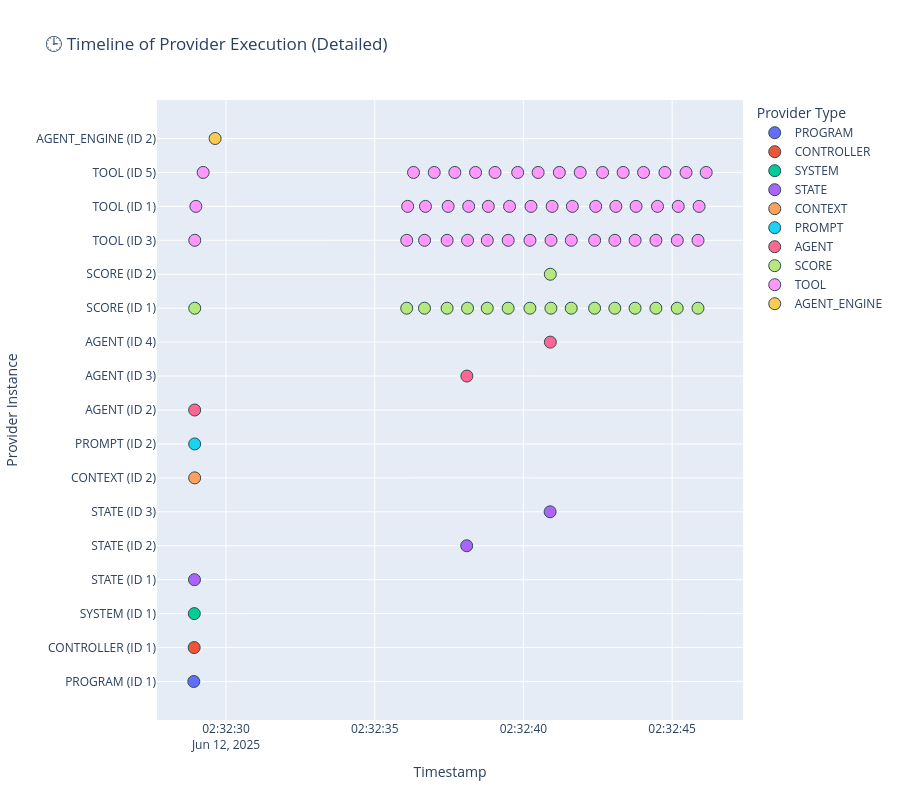

The notebook cell saved with this chart:
### Markdown cell above
### 🕒 Timeline of Provider Execution

This scatter plot displays a time-ordered trace of all provider invocations that occurred during the session.

#### 🧠 What this code does:
- Uses `plotly.express.scatter` to plot each row from `provider_log` based on its `timestamp` and `provider_type`.
- Each dot represents a single provider call.
- Hovering over a point reveals metadata: `provider_id`, `called_by_type`, `called_by_id`, and `latency_ms`.

#### 🔍 What you're observing:
- Execution begins at the top (`program`) and flows down through `controller`, `system`, `state`, and into `agent`, `score`, and `tool`.
- The **dense lower bands** (especially `tool` and `score`) indicate high-frequency, low-latency invocations.
- **Temporal clustering** shows how providers group during nested FSM transitions.
- You can use this view to:
  - Spot bottlenecks
  - Identify execution gaps
  - Debug step timing issues
  - Correlate structural vs runtime behavior

This chart complements the **Sankey diagram** by emphasizing *when* events happened rather than *how* they are structurally connected.

### Code cell
import plotly.express as px

# Step 1: Copy and create unique instance identifier
df_timeline = df.copy()
df_timeline["provider_label"] = df_timeline["provider_type"].astype(str).str.split(".").str[-1]
df_timeline["provider_instance"] = df_timeline.apply(
    lambda row: f"{row['provider_label']} (ID {row['provider_id']})", axis=1
)

# Step 2: Get vertical order (preserve call order)
instance_order = df_timeline.sort_values("timestamp")["provider_instance"].unique().tolist()

# Step 3: Plot
fig = px.scatter(
    df_timeline,
    x="timestamp",
    y=pd.Categorical(df_timeline["provider_instance"], categories=instance_order, ordered=True),
    color="provider_label",
    hover_data=["provider_id", "called_by_type", "called_by_id", "latency_ms"],
    title="🕒 Timeline of Provider Execution (Detailed)"
)

# Step 4: Visual tuning
fig.update_traces(marker=dict(size=12, line=dict(width=1, color="DarkSlateGrey")))
fig.update_layout(
    yaxis_title="Provider Instance",
    xaxis_title="Timestamp",
    legend_title="Provider Type",
    height=800
)

fig.show()

### Figure 1 — Plotly figure (JSON) as saved in the notebook; plotly's stock layout.template omitted (floating-point values rounded to 4 significant figures; data arrays with more than 128 entries replaced by an {"elided": "..."} marker saying what was removed)
{"data": [{"customdata": [[1, "PROVIDER_TYPE.SESSION", 1, 17639]], "hovertemplate": "provider_label=PROGRAM<br>timestamp=%{x}<br>y=%{y}<br>provider_id=%{customdata[0]}<br>called_by_type=%{customdata[1]}<br>called_by_id=%{customdata[2]}<br>latency_ms=%{customdata[3]}<extra></extra>", "legendgroup": "PROGRAM", "marker": {"color": "#636efa", "line": {"color": "DarkSlateGrey", "width": 1}, "size": 12, "symbol": "circle"}, "mode": "markers", "name": "PROGRAM", "orientation": "v", "showlegend": true, "type": "scatter", "x": ["2025-06-12T02:32:28.916679000"], "xaxis": "x", "y": ["PROGRAM (ID 1)"], "yaxis": "y"}, {"customdata": [[1, "PROVIDER_TYPE.PROGRAM", 1, 16233]], "hovertemplate": "provider_label=CONTROLLER<br>timestamp=%{x}<br>y=%{y}<br>provider_id=%{customdata[0]}<br>called_by_type=%{customdata[1]}<br>called_by_id=%{customdata[2]}<br>latency_ms=%{customdata[3]}<extra></extra>", "legendgroup": "CONTROLLER", "marker": {"color": "#EF553B", "line": {"color": "DarkSlateGrey", "width": 1}, "size": 12, "symbol": "circle"}, "mode": "markers", "name": "CONTROLLER", "orientation": "v", "showlegend": true, "type": "scatter", "x": ["2025-06-12T02:32:28.928654000"], "xaxis": "x", "y": ["CONTROLLER (ID 1)"], "yaxis": "y"}, {"customdata": [[1, "PROVIDER_TYPE.CONTROLLER", 1, 14809]], "hovertemplate": "provider_label=SYSTEM<br>timestamp=%{x}<br>y=%{y}<br>provider_id=%{customdata[0]}<br>called_by_type=%{customdata[1]}<br>called_by_id=%{customdata[2]}<br>latency_ms=%{customdata[3]}<extra></extra>", "legendgroup": "SYSTEM", "marker": {"color": "#00cc96", "line": {"color": "DarkSlateGrey", "width": 1}, "size": 12, "symbol": "circle"}, "mode": "markers", "name": "SYSTEM", "orientation": "v", "showlegend": true, "type": "scatter", "x": ["2025-06-12T02:32:28.933939000"], "xaxis": "x", "y": ["SYSTEM (ID 1)"], "yaxis": "y"}, {"customdata": [[1, "PROVIDER_TYPE.SYSTEM", 1, 9146], [2, "PROVIDER_TYPE.SYSTEM", 1, 2798], [3, "PROVIDER_TYPE.SYSTEM", 1, 1482]], "hovertemplate": "provider_label=STATE<br>timestamp=%{x}<br>y=%{y}<br>provider_id=%{customdata[0]}<br>called_by_type=%{customdata[1]}<br>called_by_id=%{customdata[2]}<br>latency_ms=%{customdata[3]}<extra></extra>", "legendgroup": "STATE", "marker": {"color": "#ab63fa", "line": {"color": "DarkSlateGrey", "width": 1}, "size": 12, "symbol": "circle"}, "mode": "markers", "name": "STATE", "orientation": "v", "showlegend": true, "type": "scatter", "x": ["2025-06-12T02:32:28.939939000", "2025-06-12T02:32:38.092723000", "2025-06-12T02:32:40.896893000"], "xaxis": "x", "y": ["STATE (ID 1)", "STATE (ID 2)", "STATE (ID 3)"], "yaxis": "y"}, {"customdata": [[2, "PROVIDER_TYPE.PROMPT", 2, 676]], "hovertemplate": "provider_label=CONTEXT<br>timestamp=%{x}<br>y=%{y}<br>provider_id=%{customdata[0]}<br>called_by_type=%{customdata[1]}<br>called_by_id=%{customdata[2]}<br>latency_ms=%{customdata[3]}<extra></extra>", "legendgroup": "CONTEXT", "marker": {"color": "#FFA15A", "line": {"color": "DarkSlateGrey", "width": 1}, "size": 12, "symbol": "circle"}, "mode": "markers", "name": "CONTEXT", "orientation": "v", "showlegend": true, "type": "scatter", "x": ["2025-06-12T02:32:28.945939000"], "xaxis": "x", "y": ["CONTEXT (ID 2)"], "yaxis": "y"}, {"customdata": [[2, "PROVIDER_TYPE.AGENT", 2, 680]], "hovertemplate": "provider_label=PROMPT<br>timestamp=%{x}<br>y=%{y}<br>provider_id=%{customdata[0]}<br>called_by_type=%{customdata[1]}<br>called_by_id=%{customdata[2]}<br>latency_ms=%{customdata[3]}<extra></extra>", "legendgroup": "PROMPT", "marker": {"color": "#19d3f3", "line": {"color": "DarkSlateGrey", "width": 1}, "size": 12, "symbol": "circle"}, "mode": "markers", "name": "PROMPT", "orientation": "v", "showlegend": true, "type": "scatter", "x": ["2025-06-12T02:32:28.945939000"], "xaxis": "x", "y": ["PROMPT (ID 2)"], "yaxis": "y"}, {"customdata": [[2, "PROVIDER_TYPE.STATE", 1, 7720], [3, "PROVIDER_TYPE.STATE", 2, 1376], [4, "PROVIDER_TYPE.STATE", 3, 12]], "hovertemplate": "provider_label=AGENT<br>timestamp=%{x}<br>y=%{y}<br>provider_id=%{customdata[0]}<br>called_by_type=%{customdata[1]}<br>called_by_id=%{customdata[2]}<br>latency_ms=%{customdata[3]}<extra></extra>", "legendgroup": "AGENT", "marker": {"color": "#FF6692", "line": {"color": "DarkSlateGrey", "width": 1}, "size": 12, "symbol": "circle"}, "mode": "markers", "name": "AGENT", "orientation": "v", "showlegend": true, "type": "scatter", "x": ["2025-06-12T02:32:28.945939000", "2025-06-12T02:32:38.099055000", "2025-06-12T02:32:40.904132000"], "xaxis": "x", "y": ["AGENT (ID 2)", "AGENT (ID 3)", "AGENT (ID 4)"], "yaxis": "y"}, {"customdata": [[1, "PROVIDER_TYPE.CONTEXT", 2, 668], [1, "PROVIDER_TYPE.AGENT", 2, 578], [1, "PROVIDER_TYPE.STATE", 1, 756], [1, "PROVIDER_TYPE.STATE", 1, 647], [1, "PROVIDER_TYPE.AGENT", 3, 659], [1, "PROVIDER_TYPE.AGENT", 3, 681], [1, "PROVIDER_TYPE.STATE", 2, 728], [1, "PROVIDER_TYPE.STATE", 2, 665], [2, "PROVIDER_TYPE.AGENT", 4, 5], [1, "PROVIDER_TYPE.STATE", 3, 678], [1, "PROVIDER_TYPE.STATE", 3, 763], [1, "PROVIDER_TYPE.SYSTEM", 1, 676], [1, "PROVIDER_TYPE.SYSTEM", 1, 666], [1, "PROVIDER_TYPE.CONTROLLER", 1, 697], [1, "PROVIDER_TYPE.CONTROLLER", 1, 702], [1, "PROVIDER_TYPE.PROGRAM", 1, 694], [1, "PROVIDER_TYPE.PROGRAM", 1, 679]], "hovertemplate": "provider_label=SCORE<br>timestamp=%{x}<br>y=%{y}<br>provider_id=%{customdata[0]}<br>called_by_type=%{customdata[1]}<br>called_by_id=%{customdata[2]}<br>latency_ms=%{customdata[3]}<extra></extra>", "legendgroup": "SCORE", "marker": {"color": "#B6E880", "line": {"color": "DarkSlateGrey", "width": 1}, "size": 12, "symbol": "circle"}, "mode": "markers", "name": "SCORE", "orientation": "v", "showlegend": true, "type": "scatter", "x": ["2025-06-12T02:32:28.947941000", "2025-06-12T02:32:36.075630000", "2025-06-12T02:32:36.673302000", "2025-06-12T02:32:37.433594000", "2025-06-12T02:32:38.120585000", "2025-06-12T02:32:38.783396000", "2025-06-12T02:32:39.485425000", "2025-06-12T02:32:40.217982000", "2025-06-12T02:32:40.904132000", "2025-06-12T02:32:40.924304000", "2025-06-12T02:32:41.607163000", "2025-06-12T02:32:42.392213000", "2025-06-12T02:32:43.072371000", "2025-06-12T02:32:43.753632000", "2025-06-12T02:32:44.454201000", "2025-06-12T02:32:45.170632000", "2025-06-12T02:32:45.869360000"], "xaxis": "x", "y": ["SCORE (ID 1)", "SCORE (ID 1)", "SCORE (ID 1)", "SCORE (ID 1)", "SCORE (ID 1)", "SCORE (ID 1)", "SCORE (ID 1)", "SCORE (ID 1)", "SCORE (ID 2)", "SCORE (ID 1)", "SCORE (ID 1)", "SCORE (ID 1)", "SCORE (ID 1)", "SCORE (ID 1)", "SCORE (ID 1)", "SCORE (ID 1)", "SCORE (ID 1)"], "yaxis": "y"}, {"customdata": {"elided": "48x4 mixed values"}, "hovertemplate": "provider_label=TOOL<br>timestamp=%{x}<br>y=%{y}<br>provider_id=%{customdata[0]}<br>called_by_type=%{customdata[1]}<br>called_by_id=%{customdata[2]}<br>latency_ms=%{customdata[3]}<extra></extra>", "legendgroup": "TOOL", "marker": {"color": "#FF97FF", "line": {"color": "DarkSlateGrey", "width": 1}, "size": 12, "symbol": "circle"}, "mode": "markers", "name": "TOOL", "orientation": "v", "showlegend": true, "type": "scatter", "x": ["2025-06-12T02:32:28.948941000", "2025-06-12T02:32:28.985966000", "2025-06-12T02:32:29.231266000", "2025-06-12T02:32:36.075630000", "2025-06-12T02:32:36.107815000", "2025-06-12T02:32:36.304264000", "2025-06-12T02:32:36.675303000", "2025-06-12T02:32:36.705955000", "2025-06-12T02:32:37.000702000", "2025-06-12T02:32:37.434592000", "2025-06-12T02:32:37.468509000", "2025-06-12T02:32:37.693416000", "2025-06-12T02:32:38.121586000", "2025-06-12T02:32:38.158800000", "2025-06-12T02:32:38.390573000", "2025-06-12T02:32:38.785253000", "2025-06-12T02:32:38.818965000", "2025-06-12T02:32:39.044700000", "2025-06-12T02:32:39.487426000", "2025-06-12T02:32:39.532281000", "2025-06-12T02:32:39.807248000", "2025-06-12T02:32:40.218962000", "2025-06-12T02:32:40.254302000", "2025-06-12T02:32:40.494462000", "2025-06-12T02:32:40.927302000", "2025-06-12T02:32:40.964352000", "2025-06-12T02:32:41.206719000", "2025-06-12T02:32:41.609167000", "2025-06-12T02:32:41.645129000", "2025-06-12T02:32:41.909064000", "2025-06-12T02:32:42.394213000", "2025-06-12T02:32:42.429616000", "2025-06-12T02:32:42.661942000", "2025-06-12T02:32:43.073360000", "2025-06-12T02:32:43.107997000", "2025-06-12T02:32:43.352938000", "2025-06-12T02:32:43.755139000", "2025-06-12T02:32:43.786633000", "2025-06-12T02:32:44.038011000", "2025-06-12T02:32:44.455201000", "2025-06-12T02:32:44.508056000", "2025-06-12T02:32:44.757921000", "2025-06-12T02:32:45.172636000", "2025-06-12T02:32:45.205403000", "2025-06-12T02:32:45.468011000", "2025-06-12T02:32:45.870359000", "2025-06-12T02:32:45.906106000", "2025-06-12T02:32:46.145394000"], "xaxis": "x", "y": ["TOOL (ID 3)", "TOOL (ID 1)", "TOOL (ID 5)", "TOOL (ID 3)", "TOOL (ID 1)", "TOOL (ID 5)", "TOOL (ID 3)", "TOOL (ID 1)", "TOOL (ID 5)", "TOOL (ID 3)", "TOOL (ID 1)", "TOOL (ID 5)", "TOOL (ID 3)", "TOOL (ID 1)", "TOOL (ID 5)", "TOOL (ID 3)", "TOOL (ID 1)", "TOOL (ID 5)", "TOOL (ID 3)", "TOOL (ID 1)", "TOOL (ID 5)", "TOOL (ID 3)", "TOOL (ID 1)", "TOOL (ID 5)", "TOOL (ID 3)", "TOOL (ID 1)", "TOOL (ID 5)", "TOOL (ID 3)", "TOOL (ID 1)", "TOOL (ID 5)", "TOOL (ID 3)", "TOOL (ID 1)", "TOOL (ID 5)", "TOOL (ID 3)", "TOOL (ID 1)", "TOOL (ID 5)", "TOOL (ID 3)", "TOOL (ID 1)", "TOOL (ID 5)", "TOOL (ID 3)", "TOOL (ID 1)", "TOOL (ID 5)", "TOOL (ID 3)", "TOOL (ID 1)", "TOOL (ID 5)", "TOOL (ID 3)", "TOOL (ID 1)", "TOOL (ID 5)"], "yaxis": "y"}, {"customdata": [[2, "PROVIDER_TYPE.AGENT", 2, 6437]], "hovertemplate": "provider_label=AGENT_ENGINE<br>timestamp=%{x}<br>y=%{y}<br>provider_id=%{customdata[0]}<br>called_by_type=%{customdata[1]}<br>called_by_id=%{customdata[2]}<br>latency_ms=%{customdata[3]}<extra></extra>", "legendgroup": "AGENT_ENGINE", "marker": {"color": "#FECB52", "line": {"color": "DarkSlateGrey", "width": 1}, "size": 12, "symbol": "circle"}, "mode": "markers", "name": "AGENT_ENGINE", "orientation": "v", "showlegend": true, "type": "scatter", "x": ["2025-06-12T02:32:29.632837000"], "xaxis": "x", "y": ["AGENT_ENGINE (ID 2)"], "yaxis": "y"}], "layout": {"height": 800, "legend": {"title": {"text": "Provider Type"}, "tracegroupgap": 0}, "title": {"text": "🕒 Timeline of Provider Execution (Detailed)"}, "xaxis": {"anchor": "y", "domain": [0, 1], "title": {"text": "Timestamp"}}, "yaxis": {"anchor": "x", "domain": [0, 1], "title": {"text": "Provider Instance"}}}}
